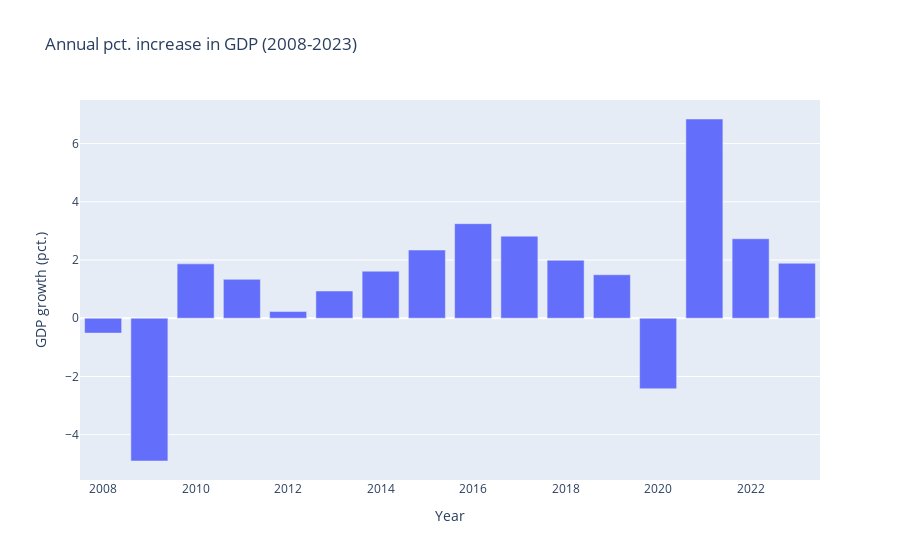

The code cell stored with this chart in its notebook:
### Code cell
fig = px.bar(GDP_growth_, x='Year', y='GDP_growth',
             title='Annual pct. increase in GDP (2008-2023)',
             labels={'Year': 'Year', 'GDP_growth': 'GDP growth (pct.)'},
             template='plotly')

fig.show()

### Figure 1 — Plotly figure (JSON) as saved in the notebook; plotly's stock layout.template omitted (floating-point values rounded to 4 significant figures)
{"data": [{"alignmentgroup": "True", "hovertemplate": "Year=%{x}<br>GDP growth (pct.)=%{y}<extra></extra>", "legendgroup": "", "marker": {"color": "#636efa", "pattern": {"shape": ""}}, "name": "", "offsetgroup": "", "orientation": "v", "showlegend": false, "textposition": "auto", "type": "bar", "x": [2008, 2009, 2010, 2011, 2012, 2013, 2014, 2015, 2016, 2017, 2018, 2019, 2020, 2021, 2022, 2023], "xaxis": "x", "y": [-0.5109, -4.905, 1.868, 1.336, 0.2289, 0.9351, 1.616, 2.343, 3.248, 2.819, 1.991, 1.493, -2.423, 6.845, 2.731, 1.888], "yaxis": "y"}], "layout": {"barmode": "relative", "legend": {"tracegroupgap": 0}, "title": {"text": "Annual pct. increase in GDP (2008-2023)"}, "xaxis": {"anchor": "y", "domain": [0, 1], "title": {"text": "Year"}}, "yaxis": {"anchor": "x", "domain": [0, 1], "title": {"text": "GDP growth (pct.)"}}}}
